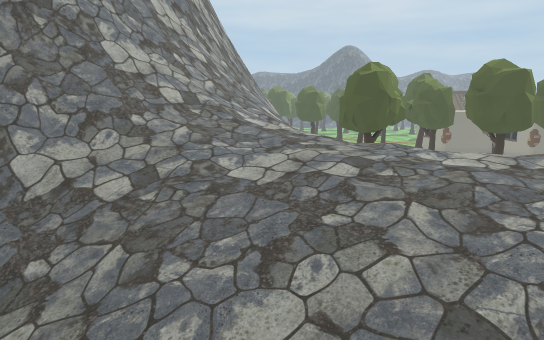
view 1 (above)

16 first-person views from a walk through a Unity game level. The camera is 1.2 m above the floor, tilts 10° down and sees 75° across. The floor is counted in squares, 1 m on a side. Each view is taken from the middle of a square. On the plan, view 1 faces up. The plan holds only what a view shows up to about 14 squares ahead; the rest is blank. The place goes on beyond the plan. Some animated figures are left out. Some surface patterns are stand-ins.

view 2
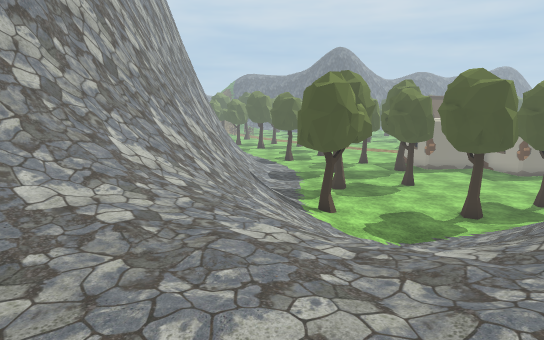

view 3
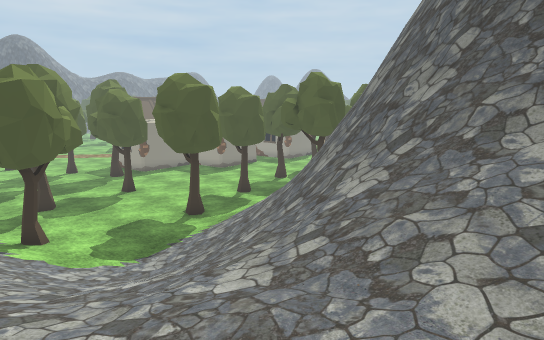

view 4
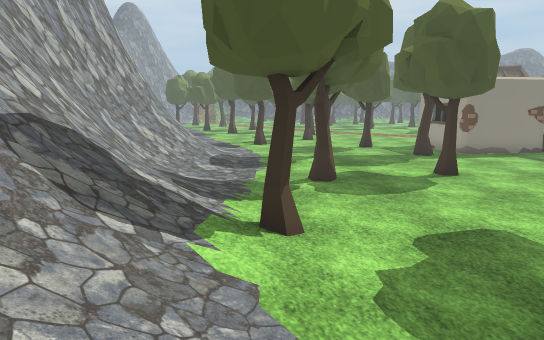

view 5
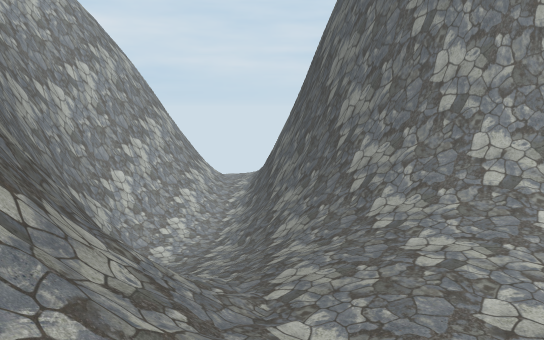

view 6
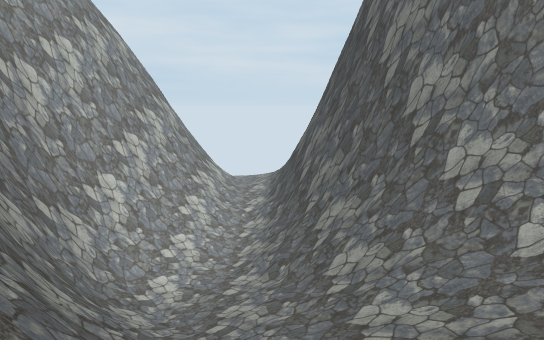

view 7
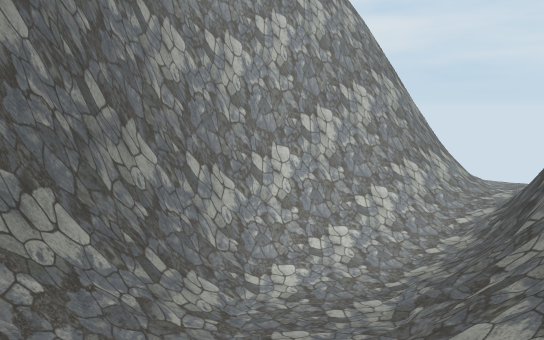

view 8
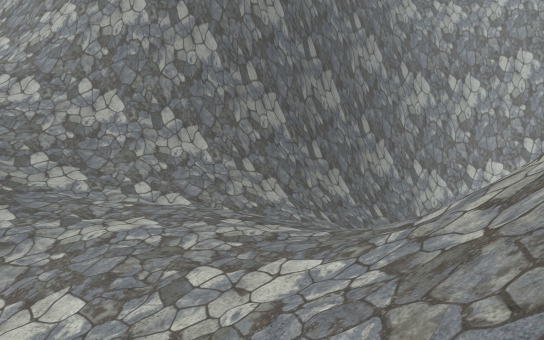

view 9
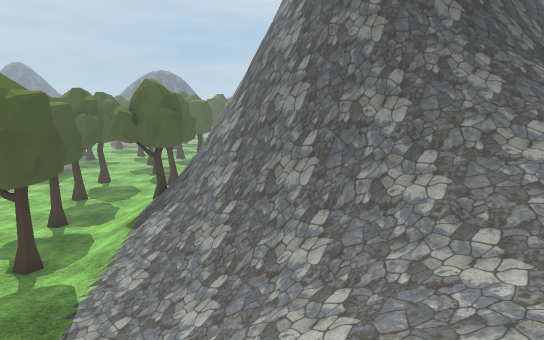

view 10
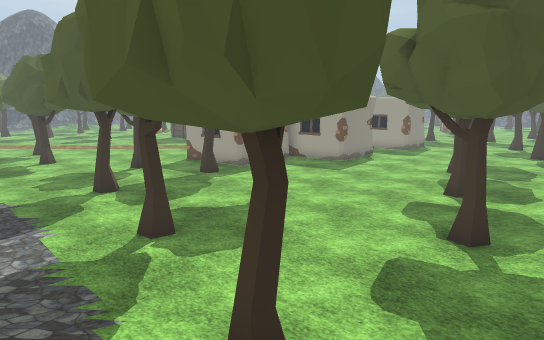

view 11
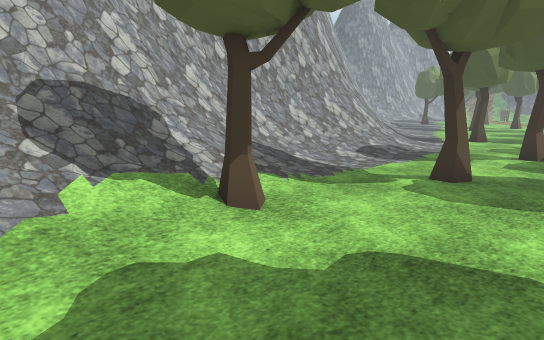

view 12
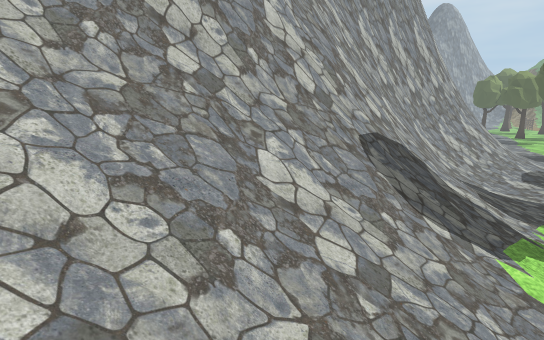

view 13
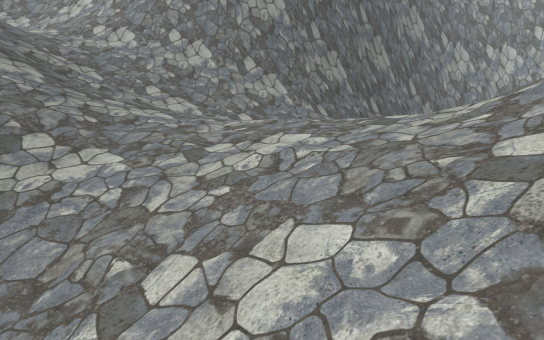

view 14
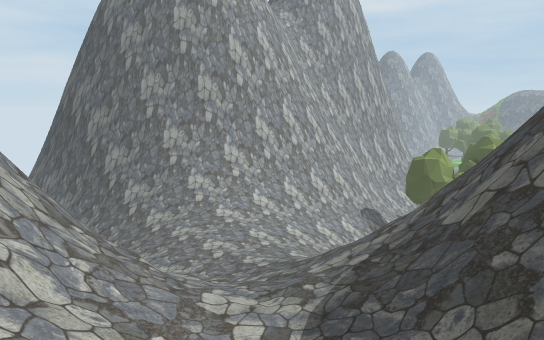

view 15
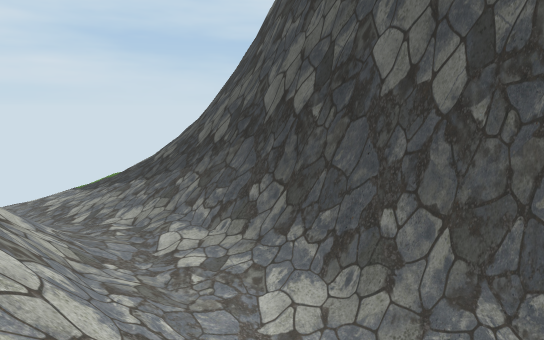

view 16
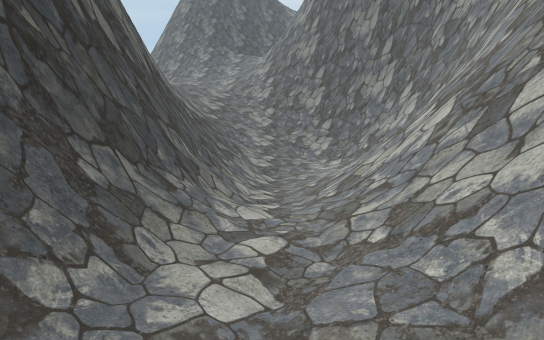

### Floor plan
Key: @ floor where view 1 was taken; # wall or solid block; . main floor; : floor 0.25 m higher than the main floor; + floor 0.5 m higher than the main floor; * floor 1 m higher than the main floor; % floor 3 m higher than the main floor; & floor 3.25 m higher than the main floor; $ floor 5.5 m higher than the main floor; / step, stairs or slope; = window, fence, low wall or low ledge; T tree; O other object.
Columns run from 16 left of view 1 to 11 right of it. Each row starts with its distance up from view 1.
 25                #=/:...T...OO
 24                #=/:.........
 23                #=//.........
 22                #=/:.........
 21                #=/:......T..
 20                #=/:..TT.....
 19                ##//.........
 18                ##//:........
 17                 #O//:.......
 16                 #=//:.......
 15                 ##//T....TT.
 14                 #=///:....::
 13                 #=///:..:///
 12                 #=///:://///
 11                ###//////////
 10                ###////////=#
  9               ##=////////=##
  8               #=////////=##
  7              ###////////###
  6              #=//%//////=##
  5             ###//&/%////=##
  4           ####//&&&%/////=#
  3          ###=#//%&&&/////##
  2         ##==/////%%%/////###
  1 ##########==//////////////=#
  0 OO======/==/////@//////////=
 -1 *****/++/://////==###=#//$
 -2 ///=/////+:+/==#######==//
 -3  =###=//////==####   ####= /
 -4  #####=#=#==###        #####
 -5     #########
 -6         ###

Positions as (right, up) in squares from view 1, and headings:
1: (0, 0), facing up
2: (2, 2), facing up
3: (2, 3), facing up-right
4: (4, 10), facing up
5: (5, 1), facing left
6: (2, 0), facing left
7: (-1, 2), facing down-left
8: (0, 8), facing down
9: (0, 8), facing right
10: (2, 13), facing up-right
11: (8, 12), facing up-left
12: (4, 9), facing up-left
13: (2, 9), facing down
14: (11, -3), facing up-left
15: (-10, -3), facing up-left
16: (-16, -1), facing right
